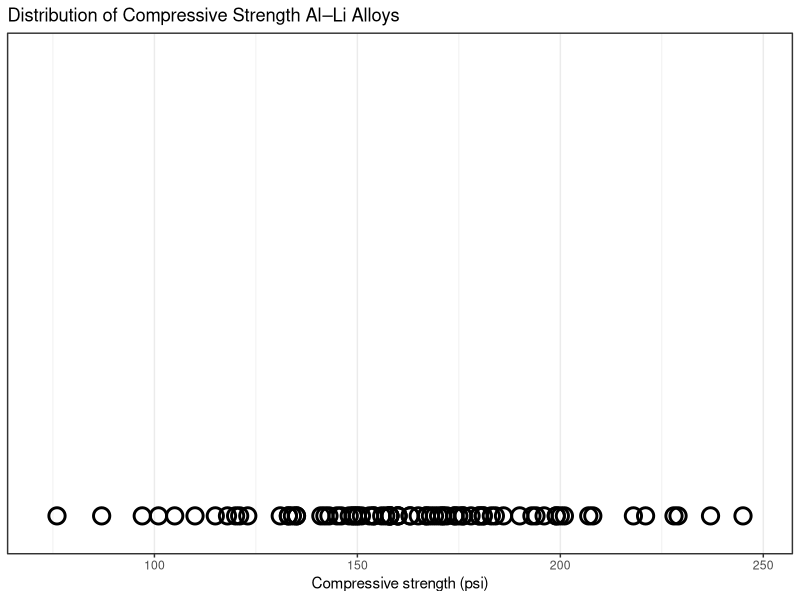
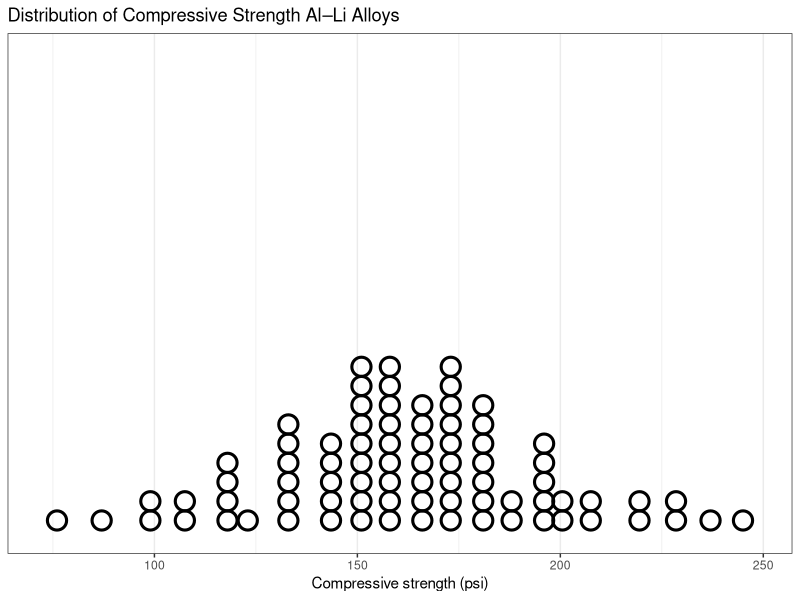
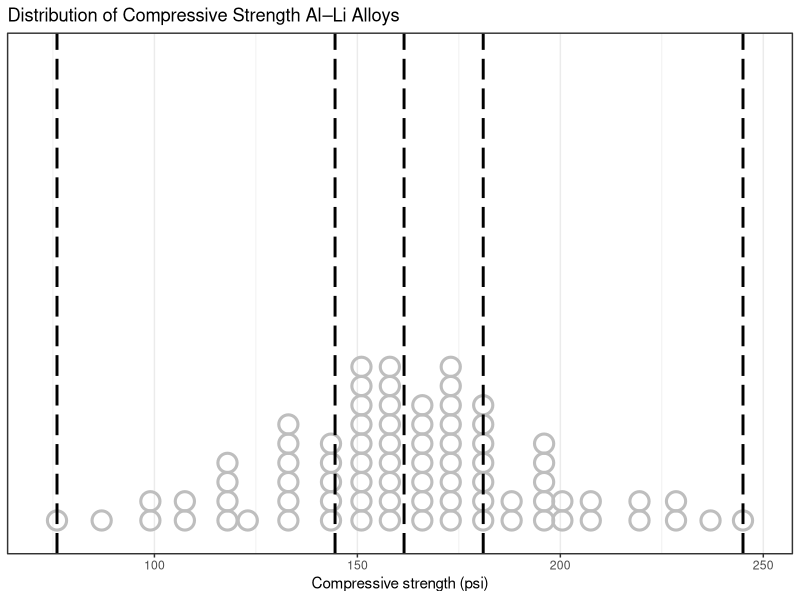
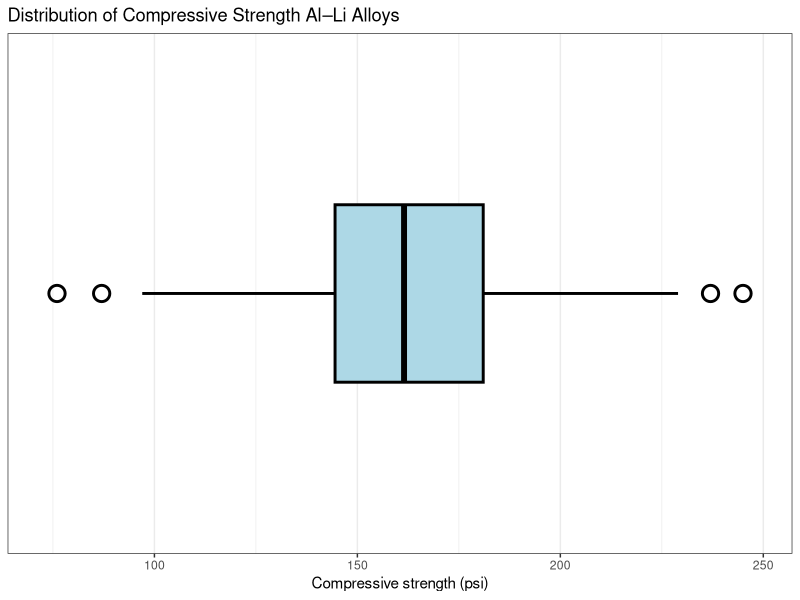
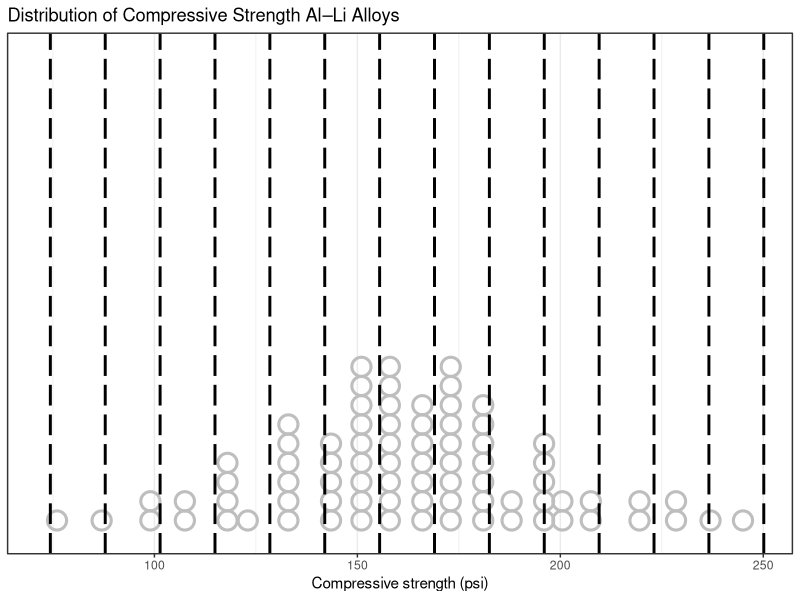
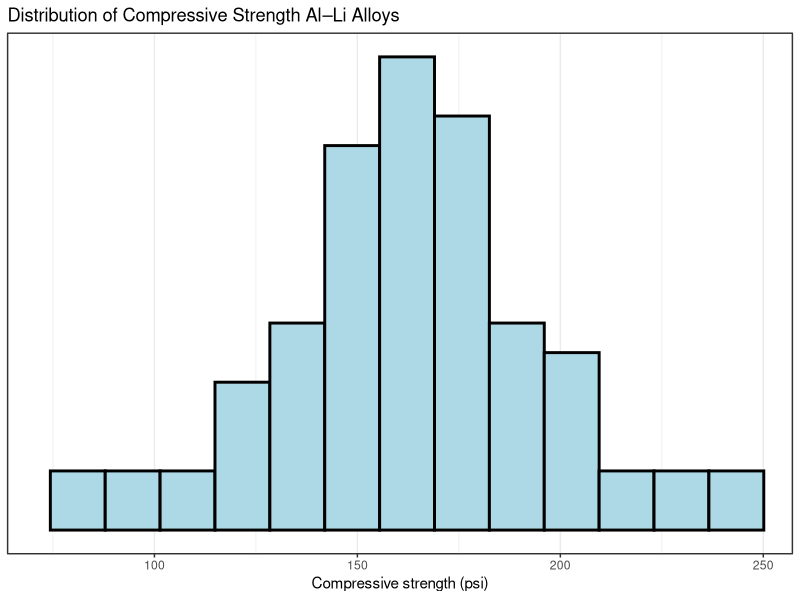

Here is the R script that generated these plots, in order:
## ---- chunk 1
#| include: false

library(ggplot2)
library(knitr)
## ---- chunk 2
#| results: asis
#| classes: excel
 
alloy.df <- readxl::read_excel("datasets/alloy.xlsx")
 
rbind(colnames(alloy.df), head(alloy.df, n = 14), rep("...", ncol(alloy.df))) |>
  kable(format = "html", row.names = TRUE, col.names = LETTERS[1:ncol(alloy.df)])
## ---- chunk 3
#| fig-dpi: 300
#| fig-height: 4
#| fig-width: 7
#| out-width: 100%
#| fig-cap: "**Figure:** Distribution of 80 aluminium-lithium alloy specimens' [**Figure:**]{style=\"visibility: hidden;\"} compressive strength"
plotObj <- ggplot(alloy.df, aes(x = strength)) +
  labs(x = "Compressive strength (psi)", title = "Distribution of Compressive Strength Al–Li Alloys") +
  theme_bw()

dotplot <- plotObj + 
  geom_dotplot(fill = NA, stroke = 3, colour = "black", binwidth = (max(alloy.df$strength) - min(alloy.df$strength)) / 25, dotsize = 0.7) + 
  labs(y = NULL) + 
  scale_y_continuous(breaks = NULL)

dotplot.xlims <- ggplot_build(dotplot)$layout$panel_scales_x[[1]]$range$range

plotObj + 
  geom_point(aes(y = 0.03), size = 4.5, stroke = 1.5, colour = "black", shape = 1) + 
  labs(y = NULL) + 
  coord_cartesian(dotplot.xlims,  ggplot_build(dotplot)$layout$panel_scales_y[[1]]$range$range, clip = "off") +
  scale_y_continuous(breaks = NULL)
## ---- chunk 4
#| fig-dpi: 300
#| fig-height: 4
#| fig-width: 7
#| out-width: 100%
#| fig-cap: "[**Figure:** Distribution of 80 aluminium-lithium alloy specimens' **Figure:** compressive strength]{style=\"visibility: hidden;\"}"

print(dotplot)
## ---- chunk 5
#| fig-dpi: 300
#| fig-height: 4
#| fig-width: 7
#| out-width: 100%
#| fig-cap: "**Figure:** Distribution of 80 aluminium-lithium alloy specimens' [**Figure:**]{style=\"visibility: hidden;\"} compressive strength"
## ---- chunk 6
#| fig-dpi: 300
#| fig-height: 4
#| fig-width: 7
#| out-width: 100%
#| fig-cap: "[**Figure:** Distribution of 80 aluminium-lithium alloy specimens' **Figure:** compressive strength]{style=\"visibility: hidden;\"}"

boxplot.stats <- ggplot_build(plotObj + geom_boxplot())$data[[1]]

super.dotplot <- plotObj + 
  geom_dotplot(fill = NA, stroke = 3, colour = "gray", binwidth = (max(alloy.df$strength) - min(alloy.df$strength)) / 25, dotsize = 0.7) + 
  labs(y = NULL) + 
  scale_y_continuous(breaks = NULL) +
  coord_cartesian(dotplot.xlims, clip = "off")

super.dotplot +
  geom_vline(xintercept = c(boxplot.stats$xmin_final, boxplot.stats$xlower, boxplot.stats$xmiddle, boxplot.stats$xupper, boxplot.stats$xmax_final), linetype = 5, linewidth = 1, colour = "black")
## ---- chunk 7
#| fig-dpi: 300
#| fig-height: 4
#| fig-width: 7
#| out-width: 100%
#| fig-cap: "[**Figure:** Distribution of 80 aluminium-lithium alloy specimens' **Figure:** compressive strength]{style=\"visibility: hidden;\"}"

plotObj + 
  geom_boxplot(colour = "black", outlier.stroke = 1.5, outlier.shape = 1, outlier.size = 4.5, outlier.colour = "black", linewidth = 1, fill = "lightblue") + 
  labs(y = NULL) +
  scale_y_continuous(breaks = NULL, limits = c(-1, 1)) +
  xlim(dotplot.xlims)
## ---- chunk 8
#| fig-dpi: 300
#| fig-height: 4
#| fig-width: 7
#| out-width: 100%
#| fig-cap: "**Figure:** Distribution of 80 aluminium-lithium alloy specimens' [**Figure:**]{style=\"visibility: hidden;\"} compressive strength"
## ---- chunk 9
#| fig-dpi: 300
#| fig-height: 4
#| fig-width: 7
#| out-width: 100%
#| fig-cap: "[**Figure:** Distribution of 80 aluminium-lithium alloy specimens' **Figure:** compressive strength]{style=\"visibility: hidden;\"}"

histogram.stats <- ggplot_build(plotObj + geom_histogram(center = 0, binwidth = (max(alloy.df$strength) - min(alloy.df$strength)) / 12.5))$data[[1]]

super.dotplot +
  geom_vline(xintercept = c(histogram.stats$xmin, histogram.stats$xmax[nrow(histogram.stats)]), linetype = 5, linewidth = 1, colour = "black")
## ---- chunk 10
#| fig-dpi: 300
#| fig-height: 4
#| fig-width: 7
#| out-width: 100%
#| fig-cap: "[**Figure:** Distribution of 80 aluminium-lithium alloy specimens' **Figure:** compressive strength]{style=\"visibility: hidden;\"}"

plotObj + 
  geom_histogram(center = 0, binwidth = (max(alloy.df$strength) - min(alloy.df$strength)) / 12.5, colour = "black", linewidth = 1, fill = "lightblue") +
  labs(y = NULL) +
  scale_y_continuous(breaks = NULL) +
  coord_cartesian(xlim = dotplot.xlims, clip = "off")
## ---- chunk 11
#| fig-dpi: 300
#| fig-height: 4
#| fig-width: 7
#| out-width: 100%
#| fig-cap: "**Figure:** Distribution of 80 aluminium-lithium alloy specimens' [**Figure:**]{style=\"visibility: hidden;\"} compressive strength"
